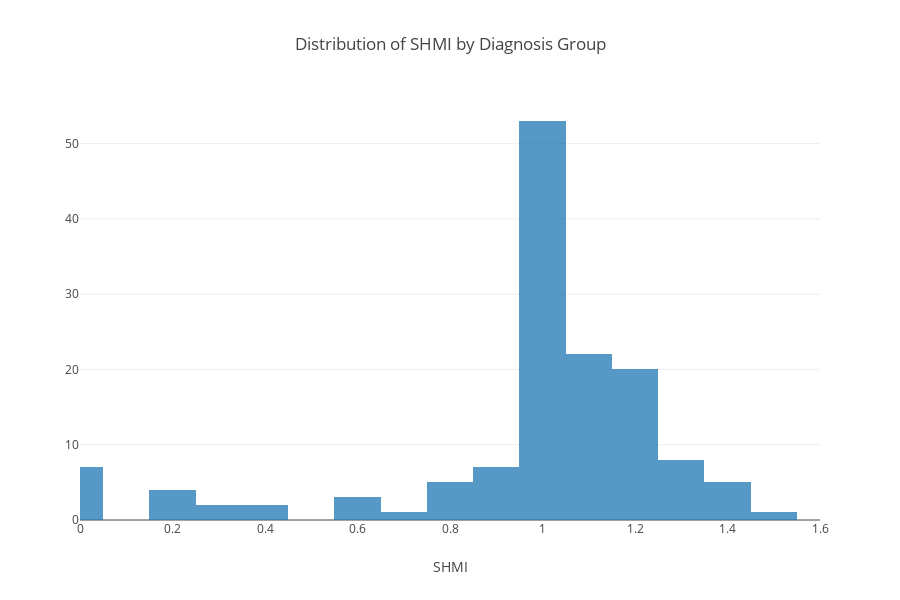

Notebook cell for this chart:
### Code cell
x = diagnosis_agg['SHMI (agg.)']

trace = go.Histogram(x= x, opacity=0.75, name = 'SHMI')

data = [trace]
layout = go.Layout(title='Distribution of SHMI by Diagnosis Group',height=600, barmode='overlay', xaxis=dict(title='SHMI',range=[0, 1.6]))

fig = go.Figure(data=data, layout=layout)

iplot(fig)

### Figure 1 — Plotly figure (JSON) as saved in the notebook; plotly's stock layout.template omitted (floating-point values rounded to 4 significant figures; data arrays with more than 128 entries replaced by an {"elided": "..."} marker saying what was removed)
{"data": [{"name": "SHMI", "opacity": 0.75, "type": "histogram", "uid": "8e720b7f-683b-47a5-8cb9-6656499ec0b4", "x": {"elided": "140 float values"}}], "layout": {"barmode": "overlay", "height": 600, "title": "Distribution of SHMI by Diagnosis Group", "xaxis": {"range": [0, 1.6], "title": "SHMI"}}}
